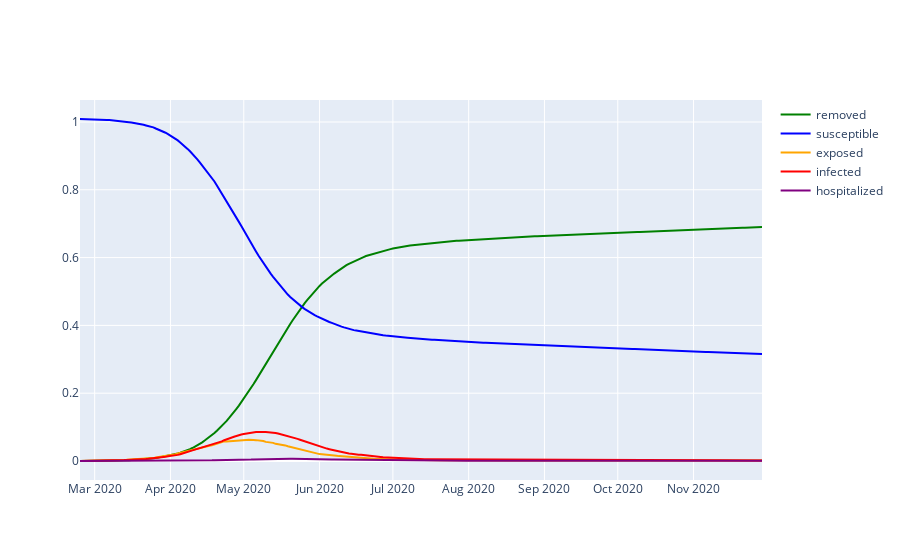
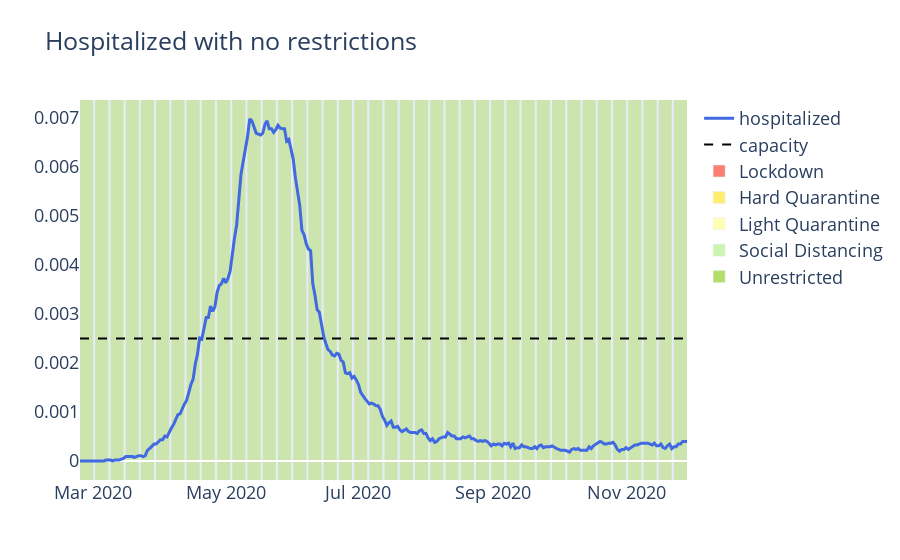
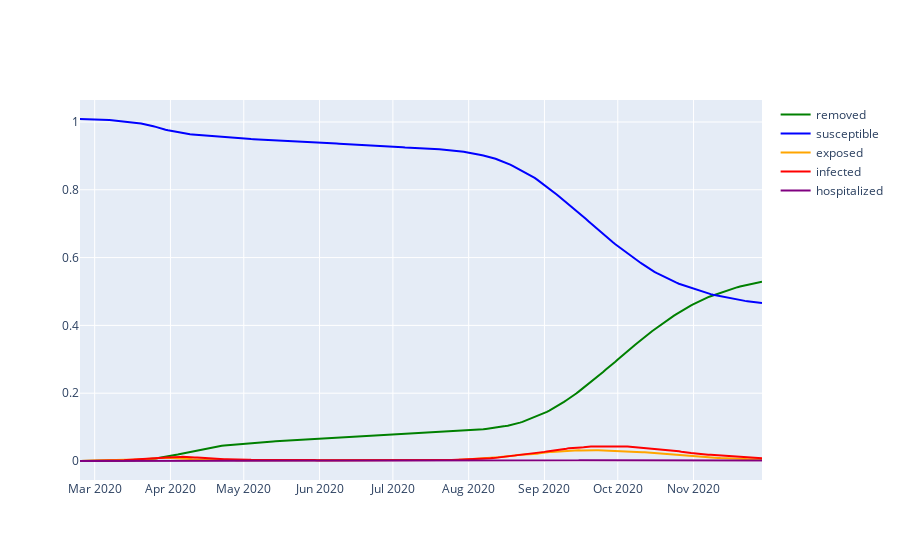
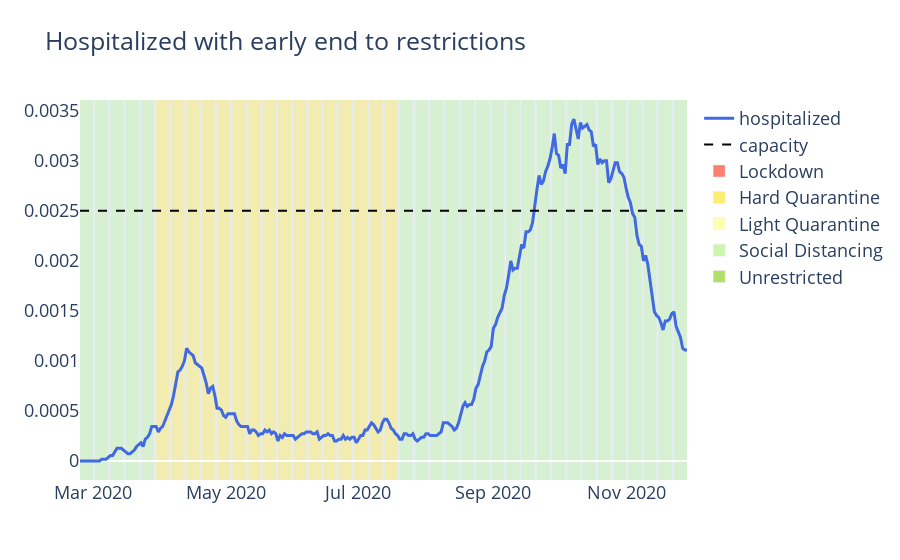

The code cell stored with these charts, in order, in its notebook:
### Code cell
for p,title in zip([unrestricted, unrestricted_hard_unrestricted, intermitent_rest],
                   ['no restrictions', 'early end to restrictions', 'intermittent restrictions']):
    data, actions = run_simulation(p)
    print(p.__name__)
    df = make_SIR_graph(data)
    actions_colors = list(map(color_map.get,  actions))
    make_beds_graph(df, actions_colors, 7, title, color_map)

### Figure 1 — Plotly figure (JSON) as saved in the notebook; plotly's stock layout.template omitted (floating-point values rounded to 4 significant figures; data arrays with more than 128 entries replaced by an {"elided": "..."} marker saying what was removed)
{"data": [{"line": {"color": "green"}, "name": "removed", "type": "scatter", "x": {"elided": "280 str values"}, "y": {"elided": "280 float values"}}, {"line": {"color": "blue"}, "name": "susceptible", "type": "scatter", "x": {"elided": "280 str values"}, "y": {"elided": "280 float values"}}, {"line": {"color": "orange"}, "name": "exposed", "type": "scatter", "x": {"elided": "280 str values"}, "y": {"elided": "280 float values"}}, {"line": {"color": "red"}, "name": "infected", "type": "scatter", "x": {"elided": "280 str values"}, "y": {"elided": "280 float values"}}, {"line": {"color": "purple"}, "name": "hospitalized", "type": "scatter", "x": {"elided": "280 str values"}, "y": {"elided": "280 float values"}}], "layout": {"hovermode": "x"}}

### Figure 2 — Plotly figure (JSON) as saved in the notebook; plotly's stock layout.template omitted (floating-point values rounded to 4 significant figures; data arrays with more than 128 entries replaced by an {"elided": "..."} marker saying what was removed)
{"data": [{"line": {"color": "royalblue", "width": 3}, "name": "hospitalized", "type": "scatter", "x": {"elided": "282 str values"}, "y": {"elided": "280 float values"}}, {"line": {"color": "black", "dash": "dash", "width": 2}, "name": "capacity", "type": "scatter", "x": {"elided": "282 str values"}, "y": {"elided": "280 float values"}}, {"marker": {"color": "rgb(251,128,114)"}, "name": "Lockdown", "type": "bar", "x": [null], "y": [null]}, {"marker": {"color": "rgb(255,237,111)"}, "name": "Hard Quarantine", "type": "bar", "x": [null], "y": [null]}, {"marker": {"color": "rgb(255,255,179)"}, "name": "Light Quarantine", "type": "bar", "x": [null], "y": [null]}, {"marker": {"color": "rgb(204, 245, 175)"}, "name": "Social Distancing", "type": "bar", "x": [null], "y": [null]}, {"marker": {"color": "rgb(179,222,105)"}, "name": "Unrestricted", "type": "bar", "x": [null], "y": [null]}], "layout": {"coloraxis": {"colorscale": [[0, "rgb(253, 253, 204)"], [0.09091, "rgb(206, 236, 179)"], [0.1818, "rgb(156, 219, 165)"], [0.2727, "rgb(111, 201, 163)"], [0.3636, "rgb(86, 177, 163)"], [0.4545, "rgb(76, 153, 160)"], [0.5455, "rgb(68, 130, 155)"], [0.6364, "rgb(62, 108, 150)"], [0.7273, "rgb(62, 82, 143)"], [0.8182, "rgb(64, 60, 115)"], [0.9091, "rgb(54, 43, 77)"], [1, "rgb(39, 26, 44)"]]}, "font": {"size": 18}, "hovermode": "x", "shapes": [{"fillcolor": "rgb(179,222,105)", "layer": "below", "line": {"width": 0}, "opacity": 0.5, "type": "rect", "x0": "2020-02-24T00:00:00", "x1": "2020-03-01T00:00:00", "xref": "x", "y0": 0, "y1": 1, "yref": "paper"}, {"fillcolor": "rgb(179,222,105)", "layer": "below", "line": {"width": 0}, "opacity": 0.5, "type": "rect", "x0": "2020-03-02T00:00:00", "x1": "2020-03-08T00:00:00", "xref": "x", "y0": 0, "y1": 1, "yref": "paper"}, {"fillcolor": "rgb(179,222,105)", "layer": "below", "line": {"width": 0}, "opacity": 0.5, "type": "rect", "x0": "2020-03-09T00:00:00", "x1": "2020-03-15T00:00:00", "xref": "x", "y0": 0, "y1": 1, "yref": "paper"}, {"fillcolor": "rgb(179,222,105)", "layer": "below", "line": {"width": 0}, "opacity": 0.5, "type": "rect", "x0": "2020-03-16T00:00:00", "x1": "2020-03-22T00:00:00", "xref": "x", "y0": 0, "y1": 1, "yref": "paper"}, {"fillcolor": "rgb(179,222,105)", "layer": "below", "line": {"width": 0}, "opacity": 0.5, "type": "rect", "x0": "2020-03-23T00:00:00", "x1": "2020-03-29T00:00:00", "xref": "x", "y0": 0, "y1": 1, "yref": "paper"}, {"fillcolor": "rgb(179,222,105)", "layer": "below", "line": {"width": 0}, "opacity": 0.5, "type": "rect", "x0": "2020-03-30T00:00:00", "x1": "2020-04-05T00:00:00", "xref": "x", "y0": 0, "y1": 1, "yref": "paper"}, {"fillcolor": "rgb(179,222,105)", "layer": "below", "line": {"width": 0}, "opacity": 0.5, "type": "rect", "x0": "2020-04-06T00:00:00", "x1": "2020-04-12T00:00:00", "xref": "x", "y0": 0, "y1": 1, "yref": "paper"}, {"fillcolor": "rgb(179,222,105)", "layer": "below", "line": {"width": 0}, "opacity": 0.5, "type": "rect", "x0": "2020-04-13T00:00:00", "x1": "2020-04-19T00:00:00", "xref": "x", "y0": 0, "y1": 1, "yref": "paper"}, {"fillcolor": "rgb(179,222,105)", "layer": "below", "line": {"width": 0}, "opacity": 0.5, "type": "rect", "x0": "2020-04-20T00:00:00", "x1": "2020-04-26T00:00:00", "xref": "x", "y0": 0, "y1": 1, "yref": "paper"}, {"fillcolor": "rgb(179,222,105)", "layer": "below", "line": {"width": 0}, "opacity": 0.5, "type": "rect", "x0": "2020-04-27T00:00:00", "x1": "2020-05-03T00:00:00", "xref": "x", "y0": 0, "y1": 1, "yref": "paper"}, {"fillcolor": "rgb(179,222,105)", "layer": "below", "line": {"width": 0}, "opacity": 0.5, "type": "rect", "x0": "2020-05-04T00:00:00", "x1": "2020-05-10T00:00:00", "xref": "x", "y0": 0, "y1": 1, "yref": "paper"}, {"fillcolor": "rgb(179,222,105)", "layer": "below", "line": {"width": 0}, "opacity": 0.5, "type": "rect", "x0": "2020-05-11T00:00:00", "x1": "2020-05-17T00:00:00", "xref": "x", "y0": 0, "y1": 1, "yref": "paper"}, {"fillcolor": "rgb(179,222,105)", "layer": "below", "line": {"width": 0}, "opacity": 0.5, "type": "rect", "x0": "2020-05-18T00:00:00", "x1": "2020-05-24T00:00:00", "xref": "x", "y0": 0, "y1": 1, "yref": "paper"}, {"fillcolor": "rgb(179,222,105)", "layer": "below", "line": {"width": 0}, "opacity": 0.5, "type": "rect", "x0": "2020-05-25T00:00:00", "x1": "2020-05-31T00:00:00", "xref": "x", "y0": 0, "y1": 1, "yref": "paper"}, {"fillcolor": "rgb(179,222,105)", "layer": "below", "line": {"width": 0}, "opacity": 0.5, "type": "rect", "x0": "2020-06-01T00:00:00", "x1": "2020-06-07T00:00:00", "xref": "x", "y0": 0, "y1": 1, "yref": "paper"}, {"fillcolor": "rgb(179,222,105)", "layer": "below", "line": {"width": 0}, "opacity": 0.5, "type": "rect", "x0": "2020-06-08T00:00:00", "x1": "2020-06-14T00:00:00", "xref": "x", "y0": 0, "y1": 1, "yref": "paper"}, {"fillcolor": "rgb(179,222,105)", "layer": "below", "line": {"width": 0}, "opacity": 0.5, "type": "rect", "x0": "2020-06-15T00:00:00", "x1": "2020-06-21T00:00:00", "xref": "x", "y0": 0, "y1": 1, "yref": "paper"}, {"fillcolor": "rgb(179,222,105)", "layer": "below", "line": {"width": 0}, "opacity": 0.5, "type": "rect", "x0": "2020-06-22T00:00:00", "x1": "2020-06-28T00:00:00", "xref": "x", "y0": 0, "y1": 1, "yref": "paper"}, {"fillcolor": "rgb(179,222,105)", "layer": "below", "line": {"width": 0}, "opacity": 0.5, "type": "rect", "x0": "2020-06-29T00:00:00", "x1": "2020-07-05T00:00:00", "xref": "x", "y0": 0, "y1": 1, "yref": "paper"}, {"fillcolor": "rgb(179,222,105)", "layer": "below", "line": {"width": 0}, "opacity": 0.5, "type": "rect", "x0": "2020-07-06T00:00:00", "x1": "2020-07-12T00:00:00", "xref": "x", "y0": 0, "y1": 1, "yref": "paper"}, {"fillcolor": "rgb(179,222,105)", "layer": "below", "line": {"width": 0}, "opacity": 0.5, "type": "rect", "x0": "2020-07-13T00:00:00", "x1": "2020-07-19T00:00:00", "xref": "x", "y0": 0, "y1": 1, "yref": "paper"}, {"fillcolor": "rgb(179,222,105)", "layer": "below", "line": {"width": 0}, "opacity": 0.5, "type": "rect", "x0": "2020-07-20T00:00:00", "x1": "2020-07-26T00:00:00", "xref": "x", "y0": 0, "y1": 1, "yref": "paper"}, {"fillcolor": "rgb(179,222,105)", "layer": "below", "line": {"width": 0}, "opacity": 0.5, "type": "rect", "x0": "2020-07-27T00:00:00", "x1": "2020-08-02T00:00:00", "xref": "x", "y0": 0, "y1": 1, "yref": "paper"}, {"fillcolor": "rgb(179,222,105)", "layer": "below", "line": {"width": 0}, "opacity": 0.5, "type": "rect", "x0": "2020-08-03T00:00:00", "x1": "2020-08-09T00:00:00", "xref": "x", "y0": 0, "y1": 1, "yref": "paper"}, {"fillcolor": "rgb(179,222,105)", "layer": "below", "line": {"width": 0}, "opacity": 0.5, "type": "rect", "x0": "2020-08-10T00:00:00", "x1": "2020-08-16T00:00:00", "xref": "x", "y0": 0, "y1": 1, "yref": "paper"}, {"fillcolor": "rgb(179,222,105)", "layer": "below", "line": {"width": 0}, "opacity": 0.5, "type": "rect", "x0": "2020-08-17T00:00:00", "x1": "2020-08-23T00:00:00", "xref": "x", "y0": 0, "y1": 1, "yref": "paper"}, {"fillcolor": "rgb(179,222,105)", "layer": "below", "line": {"width": 0}, "opacity": 0.5, "type": "rect", "x0": "2020-08-24T00:00:00", "x1": "2020-08-30T00:00:00", "xref": "x", "y0": 0, "y1": 1, "yref": "paper"}, {"fillcolor": "rgb(179,222,105)", "layer": "below", "line": {"width": 0}, "opacity": 0.5, "type": "rect", "x0": "2020-08-31T00:00:00", "x1": "2020-09-06T00:00:00", "xref": "x", "y0": 0, "y1": 1, "yref": "paper"}, {"fillcolor": "rgb(179,222,105)", "layer": "below", "line": {"width": 0}, "opacity": 0.5, "type": "rect", "x0": "2020-09-07T00:00:00", "x1": "2020-09-13T00:00:00", "xref": "x", "y0": 0, "y1": 1, "yref": "paper"}, {"fillcolor": "rgb(179,222,105)", "layer": "below", "line": {"width": 0}, "opacity": 0.5, "type": "rect", "x0": "2020-09-14T00:00:00", "x1": "2020-09-20T00:00:00", "xref": "x", "y0": 0, "y1": 1, "yref": "paper"}, {"fillcolor": "rgb(179,222,105)", "layer": "below", "line": {"width": 0}, "opacity": 0.5, "type": "rect", "x0": "2020-09-21T00:00:00", "x1": "2020-09-27T00:00:00", "xref": "x", "y0": 0, "y1": 1, "yref": "paper"}, {"fillcolor": "rgb(179,222,105)", "layer": "below", "line": {"width": 0}, "opacity": 0.5, "type": "rect", "x0": "2020-09-28T00:00:00", "x1": "2020-10-04T00:00:00", "xref": "x", "y0": 0, "y1": 1, "yref": "paper"}, {"fillcolor": "rgb(179,222,105)", "layer": "below", "line": {"width": 0}, "opacity": 0.5, "type": "rect", "x0": "2020-10-05T00:00:00", "x1": "2020-10-11T00:00:00", "xref": "x", "y0": 0, "y1": 1, "yref": "paper"}, {"fillcolor": "rgb(179,222,105)", "layer": "below", "line": {"width": 0}, "opacity": 0.5, "type": "rect", "x0": "2020-10-12T00:00:00", "x1": "2020-10-18T00:00:00", "xref": "x", "y0": 0, "y1": 1, "yref": "paper"}, {"fillcolor": "rgb(179,222,105)", "layer": "below", "line": {"width": 0}, "opacity": 0.5, "type": "rect", "x0": "2020-10-19T00:00:00", "x1": "2020-10-25T00:00:00", "xref": "x", "y0": 0, "y1": 1, "yref": "paper"}, {"fillcolor": "rgb(179,222,105)", "layer": "below", "line": {"width": 0}, "opacity": 0.5, "type": "rect", "x0": "2020-10-26T00:00:00", "x1": "2020-11-01T00:00:00", "xref": "x", "y0": 0, "y1": 1, "yref": "paper"}, {"fillcolor": "rgb(179,222,105)", "layer": "below", "line": {"width": 0}, "opacity": 0.5, "type": "rect", "x0": "2020-11-02T00:00:00", "x1": "2020-11-08T00:00:00", "xref": "x", "y0": 0, "y1": 1, "yref": "paper"}, {"fillcolor": "rgb(179,222,105)", "layer": "below", "line": {"width": 0}, "opacity": 0.5, "type": "rect", "x0": "2020-11-09T00:00:00", "x1": "2020-11-15T00:00:00", "xref": "x", "y0": 0, "y1": 1, "yref": "paper"}, {"fillcolor": "rgb(179,222,105)", "layer": "below", "line": {"width": 0}, "opacity": 0.5, "type": "rect", "x0": "2020-11-16T00:00:00", "x1": "2020-11-22T00:00:00", "xref": "x", "y0": 0, "y1": 1, "yref": "paper"}, {"fillcolor": "rgb(179,222,105)", "layer": "below", "line": {"width": 0}, "opacity": 0.5, "type": "rect", "x0": "2020-11-23T00:00:00", "x1": "2020-11-29T00:00:00", "xref": "x", "y0": 0, "y1": 1, "yref": "paper"}], "showlegend": true, "title": {"text": "Hospitalized with no restrictions"}, "xaxis": {"showgrid": false}, "yaxis": {"showgrid": false}}}

### Figure 3 — Plotly figure (JSON) as saved in the notebook; plotly's stock layout.template omitted (floating-point values rounded to 4 significant figures; data arrays with more than 128 entries replaced by an {"elided": "..."} marker saying what was removed)
{"data": [{"line": {"color": "green"}, "name": "removed", "type": "scatter", "x": {"elided": "280 str values"}, "y": {"elided": "280 float values"}}, {"line": {"color": "blue"}, "name": "susceptible", "type": "scatter", "x": {"elided": "280 str values"}, "y": {"elided": "280 float values"}}, {"line": {"color": "orange"}, "name": "exposed", "type": "scatter", "x": {"elided": "280 str values"}, "y": {"elided": "280 float values"}}, {"line": {"color": "red"}, "name": "infected", "type": "scatter", "x": {"elided": "280 str values"}, "y": {"elided": "280 float values"}}, {"line": {"color": "purple"}, "name": "hospitalized", "type": "scatter", "x": {"elided": "280 str values"}, "y": {"elided": "280 float values"}}], "layout": {"hovermode": "x"}}

### Figure 4 — Plotly figure (JSON) as saved in the notebook; plotly's stock layout.template omitted (floating-point values rounded to 4 significant figures; data arrays with more than 128 entries replaced by an {"elided": "..."} marker saying what was removed)
{"data": [{"line": {"color": "royalblue", "width": 3}, "name": "hospitalized", "type": "scatter", "x": {"elided": "282 str values"}, "y": {"elided": "280 float values"}}, {"line": {"color": "black", "dash": "dash", "width": 2}, "name": "capacity", "type": "scatter", "x": {"elided": "282 str values"}, "y": {"elided": "280 float values"}}, {"marker": {"color": "rgb(251,128,114)"}, "name": "Lockdown", "type": "bar", "x": [null], "y": [null]}, {"marker": {"color": "rgb(255,237,111)"}, "name": "Hard Quarantine", "type": "bar", "x": [null], "y": [null]}, {"marker": {"color": "rgb(255,255,179)"}, "name": "Light Quarantine", "type": "bar", "x": [null], "y": [null]}, {"marker": {"color": "rgb(204, 245, 175)"}, "name": "Social Distancing", "type": "bar", "x": [null], "y": [null]}, {"marker": {"color": "rgb(179,222,105)"}, "name": "Unrestricted", "type": "bar", "x": [null], "y": [null]}], "layout": {"coloraxis": {"colorscale": [[0, "rgb(253, 253, 204)"], [0.09091, "rgb(206, 236, 179)"], [0.1818, "rgb(156, 219, 165)"], [0.2727, "rgb(111, 201, 163)"], [0.3636, "rgb(86, 177, 163)"], [0.4545, "rgb(76, 153, 160)"], [0.5455, "rgb(68, 130, 155)"], [0.6364, "rgb(62, 108, 150)"], [0.7273, "rgb(62, 82, 143)"], [0.8182, "rgb(64, 60, 115)"], [0.9091, "rgb(54, 43, 77)"], [1, "rgb(39, 26, 44)"]]}, "font": {"size": 18}, "hovermode": "x", "shapes": [{"fillcolor": "rgb(204, 245, 175)", "layer": "below", "line": {"width": 0}, "opacity": 0.5, "type": "rect", "x0": "2020-02-24T00:00:00", "x1": "2020-03-01T00:00:00", "xref": "x", "y0": 0, "y1": 1, "yref": "paper"}, {"fillcolor": "rgb(204, 245, 175)", "layer": "below", "line": {"width": 0}, "opacity": 0.5, "type": "rect", "x0": "2020-03-02T00:00:00", "x1": "2020-03-08T00:00:00", "xref": "x", "y0": 0, "y1": 1, "yref": "paper"}, {"fillcolor": "rgb(204, 245, 175)", "layer": "below", "line": {"width": 0}, "opacity": 0.5, "type": "rect", "x0": "2020-03-09T00:00:00", "x1": "2020-03-15T00:00:00", "xref": "x", "y0": 0, "y1": 1, "yref": "paper"}, {"fillcolor": "rgb(204, 245, 175)", "layer": "below", "line": {"width": 0}, "opacity": 0.5, "type": "rect", "x0": "2020-03-16T00:00:00", "x1": "2020-03-22T00:00:00", "xref": "x", "y0": 0, "y1": 1, "yref": "paper"}, {"fillcolor": "rgb(204, 245, 175)", "layer": "below", "line": {"width": 0}, "opacity": 0.5, "type": "rect", "x0": "2020-03-23T00:00:00", "x1": "2020-03-29T00:00:00", "xref": "x", "y0": 0, "y1": 1, "yref": "paper"}, {"fillcolor": "rgb(255,237,111)", "layer": "below", "line": {"width": 0}, "opacity": 0.5, "type": "rect", "x0": "2020-03-30T00:00:00", "x1": "2020-04-05T00:00:00", "xref": "x", "y0": 0, "y1": 1, "yref": "paper"}, {"fillcolor": "rgb(255,237,111)", "layer": "below", "line": {"width": 0}, "opacity": 0.5, "type": "rect", "x0": "2020-04-06T00:00:00", "x1": "2020-04-12T00:00:00", "xref": "x", "y0": 0, "y1": 1, "yref": "paper"}, {"fillcolor": "rgb(255,237,111)", "layer": "below", "line": {"width": 0}, "opacity": 0.5, "type": "rect", "x0": "2020-04-13T00:00:00", "x1": "2020-04-19T00:00:00", "xref": "x", "y0": 0, "y1": 1, "yref": "paper"}, {"fillcolor": "rgb(255,237,111)", "layer": "below", "line": {"width": 0}, "opacity": 0.5, "type": "rect", "x0": "2020-04-20T00:00:00", "x1": "2020-04-26T00:00:00", "xref": "x", "y0": 0, "y1": 1, "yref": "paper"}, {"fillcolor": "rgb(255,237,111)", "layer": "below", "line": {"width": 0}, "opacity": 0.5, "type": "rect", "x0": "2020-04-27T00:00:00", "x1": "2020-05-03T00:00:00", "xref": "x", "y0": 0, "y1": 1, "yref": "paper"}, {"fillcolor": "rgb(255,237,111)", "layer": "below", "line": {"width": 0}, "opacity": 0.5, "type": "rect", "x0": "2020-05-04T00:00:00", "x1": "2020-05-10T00:00:00", "xref": "x", "y0": 0, "y1": 1, "yref": "paper"}, {"fillcolor": "rgb(255,237,111)", "layer": "below", "line": {"width": 0}, "opacity": 0.5, "type": "rect", "x0": "2020-05-11T00:00:00", "x1": "2020-05-17T00:00:00", "xref": "x", "y0": 0, "y1": 1, "yref": "paper"}, {"fillcolor": "rgb(255,237,111)", "layer": "below", "line": {"width": 0}, "opacity": 0.5, "type": "rect", "x0": "2020-05-18T00:00:00", "x1": "2020-05-24T00:00:00", "xref": "x", "y0": 0, "y1": 1, "yref": "paper"}, {"fillcolor": "rgb(255,237,111)", "layer": "below", "line": {"width": 0}, "opacity": 0.5, "type": "rect", "x0": "2020-05-25T00:00:00", "x1": "2020-05-31T00:00:00", "xref": "x", "y0": 0, "y1": 1, "yref": "paper"}, {"fillcolor": "rgb(255,237,111)", "layer": "below", "line": {"width": 0}, "opacity": 0.5, "type": "rect", "x0": "2020-06-01T00:00:00", "x1": "2020-06-07T00:00:00", "xref": "x", "y0": 0, "y1": 1, "yref": "paper"}, {"fillcolor": "rgb(255,237,111)", "layer": "below", "line": {"width": 0}, "opacity": 0.5, "type": "rect", "x0": "2020-06-08T00:00:00", "x1": "2020-06-14T00:00:00", "xref": "x", "y0": 0, "y1": 1, "yref": "paper"}, {"fillcolor": "rgb(255,237,111)", "layer": "below", "line": {"width": 0}, "opacity": 0.5, "type": "rect", "x0": "2020-06-15T00:00:00", "x1": "2020-06-21T00:00:00", "xref": "x", "y0": 0, "y1": 1, "yref": "paper"}, {"fillcolor": "rgb(255,237,111)", "layer": "below", "line": {"width": 0}, "opacity": 0.5, "type": "rect", "x0": "2020-06-22T00:00:00", "x1": "2020-06-28T00:00:00", "xref": "x", "y0": 0, "y1": 1, "yref": "paper"}, {"fillcolor": "rgb(255,237,111)", "layer": "below", "line": {"width": 0}, "opacity": 0.5, "type": "rect", "x0": "2020-06-29T00:00:00", "x1": "2020-07-05T00:00:00", "xref": "x", "y0": 0, "y1": 1, "yref": "paper"}, {"fillcolor": "rgb(255,237,111)", "layer": "below", "line": {"width": 0}, "opacity": 0.5, "type": "rect", "x0": "2020-07-06T00:00:00", "x1": "2020-07-12T00:00:00", "xref": "x", "y0": 0, "y1": 1, "yref": "paper"}, {"fillcolor": "rgb(255,237,111)", "layer": "below", "line": {"width": 0}, "opacity": 0.5, "type": "rect", "x0": "2020-07-13T00:00:00", "x1": "2020-07-19T00:00:00", "xref": "x", "y0": 0, "y1": 1, "yref": "paper"}, {"fillcolor": "rgb(204, 245, 175)", "layer": "below", "line": {"width": 0}, "opacity": 0.5, "type": "rect", "x0": "2020-07-20T00:00:00", "x1": "2020-07-26T00:00:00", "xref": "x", "y0": 0, "y1": 1, "yref": "paper"}, {"fillcolor": "rgb(204, 245, 175)", "layer": "below", "line": {"width": 0}, "opacity": 0.5, "type": "rect", "x0": "2020-07-27T00:00:00", "x1": "2020-08-02T00:00:00", "xref": "x", "y0": 0, "y1": 1, "yref": "paper"}, {"fillcolor": "rgb(204, 245, 175)", "layer": "below", "line": {"width": 0}, "opacity": 0.5, "type": "rect", "x0": "2020-08-03T00:00:00", "x1": "2020-08-09T00:00:00", "xref": "x", "y0": 0, "y1": 1, "yref": "paper"}, {"fillcolor": "rgb(204, 245, 175)", "layer": "below", "line": {"width": 0}, "opacity": 0.5, "type": "rect", "x0": "2020-08-10T00:00:00", "x1": "2020-08-16T00:00:00", "xref": "x", "y0": 0, "y1": 1, "yref": "paper"}, {"fillcolor": "rgb(204, 245, 175)", "layer": "below", "line": {"width": 0}, "opacity": 0.5, "type": "rect", "x0": "2020-08-17T00:00:00", "x1": "2020-08-23T00:00:00", "xref": "x", "y0": 0, "y1": 1, "yref": "paper"}, {"fillcolor": "rgb(204, 245, 175)", "layer": "below", "line": {"width": 0}, "opacity": 0.5, "type": "rect", "x0": "2020-08-24T00:00:00", "x1": "2020-08-30T00:00:00", "xref": "x", "y0": 0, "y1": 1, "yref": "paper"}, {"fillcolor": "rgb(204, 245, 175)", "layer": "below", "line": {"width": 0}, "opacity": 0.5, "type": "rect", "x0": "2020-08-31T00:00:00", "x1": "2020-09-06T00:00:00", "xref": "x", "y0": 0, "y1": 1, "yref": "paper"}, {"fillcolor": "rgb(204, 245, 175)", "layer": "below", "line": {"width": 0}, "opacity": 0.5, "type": "rect", "x0": "2020-09-07T00:00:00", "x1": "2020-09-13T00:00:00", "xref": "x", "y0": 0, "y1": 1, "yref": "paper"}, {"fillcolor": "rgb(204, 245, 175)", "layer": "below", "line": {"width": 0}, "opacity": 0.5, "type": "rect", "x0": "2020-09-14T00:00:00", "x1": "2020-09-20T00:00:00", "xref": "x", "y0": 0, "y1": 1, "yref": "paper"}, {"fillcolor": "rgb(204, 245, 175)", "layer": "below", "line": {"width": 0}, "opacity": 0.5, "type": "rect", "x0": "2020-09-21T00:00:00", "x1": "2020-09-27T00:00:00", "xref": "x", "y0": 0, "y1": 1, "yref": "paper"}, {"fillcolor": "rgb(204, 245, 175)", "layer": "below", "line": {"width": 0}, "opacity": 0.5, "type": "rect", "x0": "2020-09-28T00:00:00", "x1": "2020-10-04T00:00:00", "xref": "x", "y0": 0, "y1": 1, "yref": "paper"}, {"fillcolor": "rgb(204, 245, 175)", "layer": "below", "line": {"width": 0}, "opacity": 0.5, "type": "rect", "x0": "2020-10-05T00:00:00", "x1": "2020-10-11T00:00:00", "xref": "x", "y0": 0, "y1": 1, "yref": "paper"}, {"fillcolor": "rgb(204, 245, 175)", "layer": "below", "line": {"width": 0}, "opacity": 0.5, "type": "rect", "x0": "2020-10-12T00:00:00", "x1": "2020-10-18T00:00:00", "xref": "x", "y0": 0, "y1": 1, "yref": "paper"}, {"fillcolor": "rgb(204, 245, 175)", "layer": "below", "line": {"width": 0}, "opacity": 0.5, "type": "rect", "x0": "2020-10-19T00:00:00", "x1": "2020-10-25T00:00:00", "xref": "x", "y0": 0, "y1": 1, "yref": "paper"}, {"fillcolor": "rgb(204, 245, 175)", "layer": "below", "line": {"width": 0}, "opacity": 0.5, "type": "rect", "x0": "2020-10-26T00:00:00", "x1": "2020-11-01T00:00:00", "xref": "x", "y0": 0, "y1": 1, "yref": "paper"}, {"fillcolor": "rgb(204, 245, 175)", "layer": "below", "line": {"width": 0}, "opacity": 0.5, "type": "rect", "x0": "2020-11-02T00:00:00", "x1": "2020-11-08T00:00:00", "xref": "x", "y0": 0, "y1": 1, "yref": "paper"}, {"fillcolor": "rgb(204, 245, 175)", "layer": "below", "line": {"width": 0}, "opacity": 0.5, "type": "rect", "x0": "2020-11-09T00:00:00", "x1": "2020-11-15T00:00:00", "xref": "x", "y0": 0, "y1": 1, "yref": "paper"}, {"fillcolor": "rgb(204, 245, 175)", "layer": "below", "line": {"width": 0}, "opacity": 0.5, "type": "rect", "x0": "2020-11-16T00:00:00", "x1": "2020-11-22T00:00:00", "xref": "x", "y0": 0, "y1": 1, "yref": "paper"}, {"fillcolor": "rgb(204, 245, 175)", "layer": "below", "line": {"width": 0}, "opacity": 0.5, "type": "rect", "x0": "2020-11-23T00:00:00", "x1": "2020-11-29T00:00:00", "xref": "x", "y0": 0, "y1": 1, "yref": "paper"}], "showlegend": true, "title": {"text": "Hospitalized with early end to restrictions"}, "xaxis": {"showgrid": false}, "yaxis": {"showgrid": false}}}
